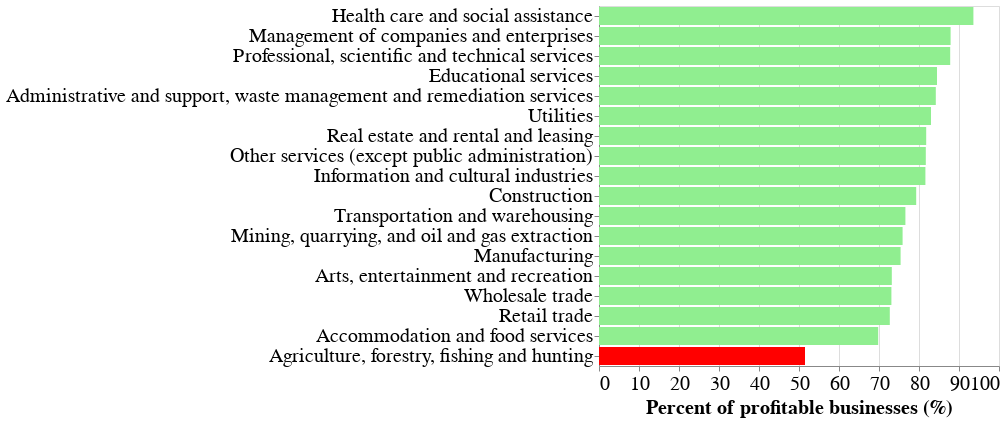

Source (notebook cell):
### Code cell
pctProfit2019.configure_axis(labelLimit=1000, labelFontSize=20, titleFontSize=20).configure_legend(
titleFontSize=20,
labelFontSize=20
)

### Figure 1 — Vega-Lite specification as saved in the notebook (floating-point values rounded to 4 significant figures)
{"config": {"view": {"continuousWidth": 400, "continuousHeight": 300}, "axis": {"labelFontSize": 20, "labelLimit": 1000, "titleFontSize": 20}, "legend": {"labelFontSize": 20, "titleFontSize": 20}}, "data": {"name": "data-8451dc96187dc2912aee1473dcd219bf"}, "mark": "bar", "encoding": {"color": {"condition": {"value": "red", "test": "(datum['North American Industry Classification System, NAICS'] === 'Agriculture, forestry, fishing and hunting')"}, "value": "lightgreen"}, "x": {"type": "quantitative", "field": "Percent of profitable businesses", "title": "Percent of profitable businesses (%)"}, "y": {"type": "nominal", "field": "North American Industry Classification System, NAICS", "sort": "-x", "title": ""}}, "$schema": "https://vega.github.io/schema/vega-lite/v4.8.1.json", "datasets": {"data-8451dc96187dc2912aee1473dcd219bf": [{"North American Industry Classification System, NAICS - code": "11", "North American Industry Classification System, NAICS": "Agriculture, forestry, fishing and hunting", "Reference year": 2019.0, "Net Profit/Loss": -89.8, "Percent of profitable businesses": 51.5}, {"North American Industry Classification System, NAICS - code": "21", "North American Industry Classification System, NAICS": "Mining, quarrying, and oil and gas extraction", "Reference year": 2019.0, "Net Profit/Loss": 35.1, "Percent of profitable businesses": 75.9}, {"North American Industry Classification System, NAICS - code": "22", "North American Industry Classification System, NAICS": "Utilities", "Reference year": 2019.0, "Net Profit/Loss": 85.9, "Percent of profitable businesses": 83.0}, {"North American Industry Classification System, NAICS - code": "23", "North American Industry Classification System, NAICS": "Construction", "Reference year": 2019.0, "Net Profit/Loss": 48.4, "Percent of profitable businesses": 79.3}, {"North American Industry Classification System, NAICS - code": "31-33", "North American Industry Classification System, NAICS": "Manufacturing", "Reference year": 2019.0, "Net Profit/Loss": 42.0, "Percent of profitable businesses": 75.4}, {"North American Industry Classification System, NAICS - code": "41", "North American Industry Classification System, NAICS": "Wholesale trade", "Reference year": 2019.0, "Net Profit/Loss": 42.5, "Percent of profitable businesses": 73.1}, {"North American Industry Classification System, NAICS - code": "44-45", "North American Industry Classification System, NAICS": "Retail trade", "Reference year": 2019.0, "Net Profit/Loss": 35.4, "Percent of profitable businesses": 72.7}, {"North American Industry Classification System, NAICS - code": "48-49", "North American Industry Classification System, NAICS": "Transportation and warehousing", "Reference year": 2019.0, "Net Profit/Loss": 49.4, "Percent of profitable businesses": 76.6}, {"North American Industry Classification System, NAICS - code": "51", "North American Industry Classification System, NAICS": "Information and cultural industries", "Reference year": 2019.0, "Net Profit/Loss": 45.3, "Percent of profitable businesses": 81.6}, {"North American Industry Classification System, NAICS - code": "53", "North American Industry Classification System, NAICS": "Real estate and rental and leasing", "Reference year": 2019.0, "Net Profit/Loss": 43.3, "Percent of profitable businesses": 81.8}, {"North American Industry Classification System, NAICS - code": "54", "North American Industry Classification System, NAICS": "Professional, scientific and technical services", "Reference year": 2019.0, "Net Profit/Loss": 70.4, "Percent of profitable businesses": 87.8}, {"North American Industry Classification System, NAICS - code": "55", "North American Industry Classification System, NAICS": "Management of companies and enterprises", "Reference year": 2019.0, "Net Profit/Loss": 280.3, "Percent of profitable businesses": 87.9}, {"North American Industry Classification System, NAICS - code": "56", "North American Industry Classification System, NAICS": "Administrative and support, waste management and remediation services", "Reference year": 2019.0, "Net Profit/Loss": 54.3, "Percent of profitable businesses": 84.2}, {"North American Industry Classification System, NAICS - code": "61", "North American Industry Classification System, NAICS": "Educational services", "Reference year": 2019.0, "Net Profit/Loss": 40.9, "Percent of profitable businesses": 84.5}, {"North American Industry Classification System, NAICS - code": "62", "North American Industry Classification System, NAICS": "Health care and social assistance", "Reference year": 2019.0, "Net Profit/Loss": 108.2, "Percent of profitable businesses": 93.6}, {"North American Industry Classification System, NAICS - code": "71", "North American Industry Classification System, NAICS": "Arts, entertainment and recreation", "Reference year": 2019.0, "Net Profit/Loss": 22.9, "Percent of profitable businesses": 73.2}, {"North American Industry Classification System, NAICS - code": "72", "North American Industry Classification System, NAICS": "Accommodation and food services", "Reference year": 2019.0, "Net Profit/Loss": 31.4, "Percent of profitable businesses": 69.8}, {"North American Industry Classification System, NAICS - code": "81", "North American Industry Classification System, NAICS": "Other services (except public administration)", "Reference year": 2019.0, "Net Profit/Loss": 36.8, "Percent of profitable businesses": 81.7}]}}
